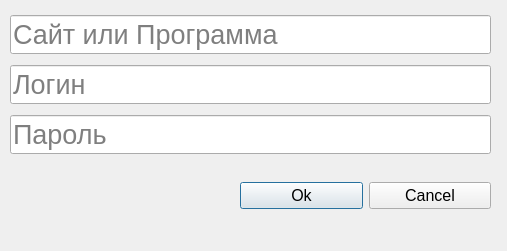
<?xml version="1.0" encoding="UTF-8"?>
<ui version="4.0">
 <class>AddNew</class>
 <widget class="QDialog" name="AddNew">
  <property name="geometry">
   <rect>
    <x>0</x>
    <y>0</y>
    <width>507</width>
    <height>251</height>
   </rect>
  </property>
  <property name="windowTitle">
   <string>Dialog</string>
  </property>
  <property name="windowIcon">
   <iconset>
    <normaloff>safe.png</normaloff>safe.png</iconset>
  </property>
  <widget class="QWidget" name="verticalLayoutWidget">
   <property name="geometry">
    <rect>
     <x>10</x>
     <y>10</y>
     <width>481</width>
     <height>151</height>
    </rect>
   </property>
   <layout class="QVBoxLayout" name="verticalLayout">
    <item>
     <widget class="QLineEdit" name="siteprog">
      <property name="font">
       <font>
        <pointsize>20</pointsize>
       </font>
      </property>
      <property name="placeholderText">
       <string>Сайт или Программа</string>
      </property>
     </widget>
    </item>
    <item>
     <widget class="QLineEdit" name="Login">
      <property name="font">
       <font>
        <pointsize>20</pointsize>
       </font>
      </property>
      <property name="placeholderText">
       <string>Логин</string>
      </property>
     </widget>
    </item>
    <item>
     <widget class="QLineEdit" name="Password">
      <property name="font">
       <font>
        <pointsize>20</pointsize>
       </font>
      </property>
      <property name="placeholderText">
       <string>Пароль</string>
      </property>
     </widget>
    </item>
   </layout>
  </widget>
  <widget class="QWidget" name="horizontalLayoutWidget">
   <property name="geometry">
    <rect>
     <x>240</x>
     <y>170</y>
     <width>251</width>
     <height>51</height>
    </rect>
   </property>
   <layout class="QHBoxLayout" name="horizontalLayout">
    <item>
     <widget class="QPushButton" name="okey">
      <property name="font">
       <font>
        <pointsize>12</pointsize>
       </font>
      </property>
      <property name="text">
       <string>Ok</string>
      </property>
     </widget>
    </item>
    <item>
     <widget class="QPushButton" name="cancel">
      <property name="font">
       <font>
        <pointsize>12</pointsize>
       </font>
      </property>
      <property name="text">
       <string>Cancel</string>
      </property>
     </widget>
    </item>
   </layout>
  </widget>
 </widget>
 <resources/>
 <connections/>
</ui>
